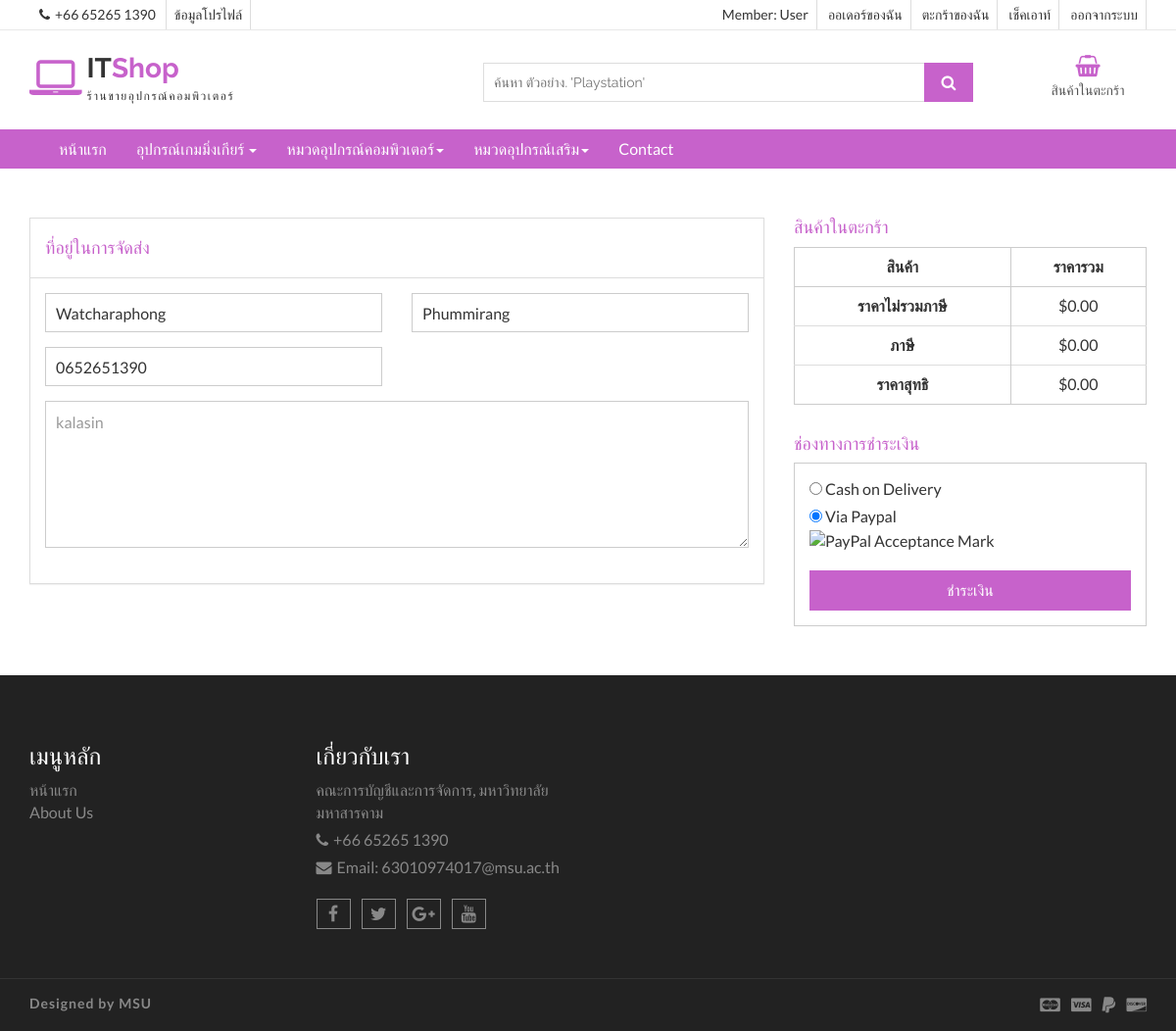
The app's page /checkout.php (signed in) with its own data.
### tables this page shows
CREATE TABLE `member` (
  `mid` int(10) NOT NULL,
  `muser` varchar(100) NOT NULL,
  `mpassword` varchar(100) NOT NULL,
  `fname` varchar(255) NOT NULL,
  `lname` varchar(255) NOT NULL,
  `tel` varchar(10) NOT NULL,
  `memail` varchar(255) NOT NULL,
  `maddress` varchar(255) NOT NULL,
  `image` varchar(255) NOT NULL
);

### checkout.php (the view, shortened to what this page needs)
<!DOCTYPE html>
<html lang="en">
  <head>
    <link href="css/font-awesome.css" rel="stylesheet">
    <link href="css/bootstrap.css" rel="stylesheet">
    <link href="css/jquery.smartmenus.bootstrap.css" rel="stylesheet">
    <link rel="stylesheet" type="text/css" href="css/jquery.simpleLens.css">
    <link rel="stylesheet" type="text/css" href="css/slick.css">
    <link rel="stylesheet" type="text/css" href="css/nouislider.css">
    <link id="switcher" href="css/theme-color/purple-theme.css" rel="stylesheet">
    <link href="css/sequence-theme.modern-slide-in.css" rel="stylesheet" media="all">
    <link href="css/style.css" rel="stylesheet">
  </head>
  <body>
  <header id="aa-header">
    <div class="aa-header-top">
      <div class="container">
        <div class="row">
          <div class="col-md-12">
            <div class="aa-header-top-area">
              <div class="aa-header-top-left">
                <div class="cellphone hidden-xs">
                  <p><span class="fa fa-phone"></span>+66 65265 1390</p>
                </div>
				 <div class="aa-header-top-right">
                <ul class="aa-head-top-nav-right">
					  <?php
                  if(!empty($_COOKIE['muser'])){
                  echo "<li><a href='profile.php?muser={$_COOKIE['muser']}'>ข้อมูลโปรไฟล์</a></li>";
                } ?>
					</ul>
                </div>
              </div>
              <div class="aa-header-top-right">
                <ul class="aa-head-top-nav-right">
                  <?php
                  if(!empty($_COOKIE['muser'])){
                  echo "<li><a>"."Member: ".ucfirst($_COOKIE["muser"])."</a></li>";
                } ?>
  				 <?php
                  if(!empty($_COOKIE['muser'])){
                  echo "<li><a href='m_order.php?muser={$_COOKIE['muser']}'>"."ออเดอร์ของฉัน"."</a></li>";
                } ?>
                  <li class="hidden-xs"><a href="cart.php">ตะกร้าของฉัน</a></li>
                  <li class="hidden-xs"><a href="checkout.php">เช็คเอาท์</a></li>
                  <?php
                  if(!empty($_COOKIE['muser'])){
                  echo "<li><a href='logout.php'>ออกจากระบบ</a></li>";
                } else {
                  echo "<li><a href='login.php'>เข้าสู่ระบบ</a></li>";
                 } ?>
                </ul>
              </div>
            </div>
          </div>
        </div>
      </div>
    </div>
    <div class="aa-header-bottom">
      <div class="container">
        <div class="row">
          <div class="col-md-12">
            <div class="aa-header-bottom-area">
              <div class="aa-logo">
                <a href="index.php">
                  <span class="fa fa-laptop "></span>
                  <p>IT<strong>Shop</strong> <span>ร้านขายอุปกรณ์คอมพิวเตอร์</span></p>
                </a>
              </div>
<div class="aa-cartbox">
<a class="aa-cart-link" href="#">
<span class="fa fa-shopping-basket"></span>
<span class="aa-cart-title">สินค้าในตะกร้า</span>
</a>
</div>
<div class="aa-search-box">
<form method="post" action="index.php">
<input type="text" name="name" id="" placeholder="ค้นหา ตัวอย่าง. 'Playstation' ">
<button type="submit"><span class="fa fa-search"></span></button>
</form>
</div>
            </div>
          </div>
        </div>
      </div>
    </div>
  </header>
  <section id="menu">
    <div class="container">
      <div class="menu-area">
        <div class="navbar navbar-default" role="navigation">
          <div class="navbar-collapse collapse">
						<ul class="nav navbar-nav">
							<li><a href="index.php">หน้าแรก</a>
							</li>
							<li><a href="#">อุปกรณ์เกมมิ่งเกียร์ <span class="caret"></span></a>
							</li>
							<li><a href="#">หมวดอุปกรณ์คอมพิวเตอร์<span class="caret"></span></a>
						  </li>
							<li><a href="#">หมวดอุปกรณ์เสริม<span class="caret"></span></a>
							</li>
							<li><a href="contact.php">Contact</a>
							</li>
						</ul>
					</div>
        </div>
      </div>
    </div>
  </section>
 <section id="checkout">
   <div class="container">
     <div class="row">
       <div class="col-md-12">
        <div class="checkout-area">
          <form method="post" action="ordersSUBMIT.php">
					  <?php
					require('config/config.php');
                  if(isset($_COOKIE['muser'])){
					  $str = "SELECT * FROM `member` WHERE muser='{$_COOKIE['muser']}'; ";
					  $rs = mysqli_query($link,$str);
					  $data = mysqli_fetch_array($rs);}
					  ?>
            <div class="row">
              <div class="col-md-8">
                <div class="checkout-left">
                  <div class="panel-group" id="accordion">
<div class="panel panel-default aa-checkout-billaddress">
<div class="panel-heading">
   <h4 class="panel-title">
   <a data-toggle="collapse" data-parent="#accordion"
   href="#collapseFour">ที่อยู่ในการจัดส่ง
   </a>
   </h4>
</div>
   <div id="collapseFour" class="panel-collapse collapse in">
   <div class="panel-body">
   <div class="row">
   <div class="col-md-6">
   <div class="aa-checkout-single-bill">
   <input type="text" name="name1" placeholder="ชื่อ*" value="<?php echo $data["fname"]; ?>">
</div>
</div>
   <div class="col-md-6">
   <div class="aa-checkout-single-bill">
   <input type="text" name="name2" placeholder="นามสกุล* " value="<?php echo $data["lname"]; ?>">
</div>
</div>
</div>
   <div class="row">
   <div class="col-md-6">
   <div class="aa-checkout-single-bill">
   <input type="tel" name="tel" placeholder="เบอร์โทร*" value="<?php echo $data["tel"]; ?>" >
</div>
</div>
</div>
   <div class="row">
   <div class="col-md-12">
   <div class="aa-checkout-single-bill">
   <textarea cols="8" name="address" rows="3" placeholder="ที่อยู่*" ><?php echo $data["maddress"]; ?></textarea>
</div>
</div>
</div>
</div>
</div>
</div>
</div>
</div>
</div>
   <div class="col-md-4">
   <div class="checkout-right">
   <h4>สินค้าในตะกร้า</h4>
   <div class="aa-order-summary-area">
   <table class="table table-responsive">
   <thead>
       <tr>
          <th>สินค้า</th>
          <th>ราคารวม</th>
       </tr>
    </thead>
    <tbody>
<tfoot>
  <tr>
      <th>ราคาไม่รวมภาษี</th>
         <td>$<?php echo number_format($item_total,2); ?></td>
  </tr>
         <tr>
            <th>ภาษี</th>
            <td>$<?php echo number_format($item_total*0.07,2); ?></td>
          </tr>
          <tr>
             <th>ราคาสุทธิ</th>
             <td>$<?php echo number_format($item_total+($item_total*0.07),2); ?></td>
          </tr>
</tfoot>
</table>
</div>
<h4>ช่องทางการชำระเงิน</h4>
<div class="aa-payment-method">
<label for="cashdelivery"><input type="radio" id="cashdelivery"
     name="optionsRadios"> Cash on Delivery </label>
<label for="paypal"><input type="radio" id="paypal"
     name="optionsRadios" checked> Via Paypal </label>
<img src="https://www.paypalobjects.com/webstatic/mktg/logo/AM_mc_vs_dc_ae.jpg"
     border="0" alt="PayPal Acceptance Mark">
                    <input type="submit" name="orderok"
                           value="ชำระเงิน" class="aa-browse-btn">
                  </div>
                </div>
              </div>
            </div>
          </form>
         </div>
       </div>
     </div>
   </div>
</section>
  <footer id="aa-footer">
    <div class="aa-footer-top">
     <div class="container">
        <div class="row">
        <div class="col-md-12">
          <div class="aa-footer-top-area">
            <div class="row">
              <div class="col-md-3 col-sm-6">
                <div class="aa-footer-widget">
                  <h3>เมนูหลัก</h3>
                  <ul class="aa-footer-nav">
                    <li><a href="#">หน้าแรก</a></li>
                    <li><a href="#">About Us</a></li>
                  </ul>
                </div>
              </div>
              <div class="col-md-3 col-sm-6">
                <div class="aa-footer-widget">
                  <div class="aa-footer-widget">
                    <h3>เกี่ยวกับเรา</h3>
                    <address>
                      <p> คณะการบัญชีและการจัดการ, มหาวิทยาลัยมหาสารคาม</p>
                      <p><span class="fa fa-phone"></span>+66 65265 1390</p>
                      <p><span class="fa fa-envelope"></span>Email: 63010974017@msu.ac.th</p>
                    </address>
                    <div class="aa-footer-social">
                      <a href="https://web.facebook.com/watcharapo.poomirung8709/"><span class="fa fa-facebook"></span></a>
                      <a href="#"><span class="fa fa-twitter"></span></a>
                      <a href="#"><span class="fa fa-google-plus"></span></a>
                      <a href="#"><span class="fa fa-youtube"></span></a>
                    </div>
                  </div>
                </div>
              </div>
            </div>
          </div>
        </div>
      </div>
     </div>
    </div>
    <div class="aa-footer-bottom">
      <div class="container">
        <div class="row">
        <div class="col-md-12">
          <div class="aa-footer-bottom-area">
            <p>Designed by <a href="http://www.markups.io/">MSU</a></p>
            <div class="aa-footer-payment">
              <span class="fa fa-cc-mastercard"></span>
              <span class="fa fa-cc-visa"></span>
              <span class="fa fa-paypal"></span>
              <span class="fa fa-cc-discover"></span>
            </div>
          </div>
        </div>
      </div>
      </div>
    </div>
  </footer>
  </body>
</html>

### css/theme-color/purple-theme.css (style rules this page uses)
.aa-browse-btn { background-color: #c762cb; border: 1px solid #c762cb; }
#aa-header .aa-header-bottom .aa-header-bottom-area .aa-logo a > span { color: #c762cb; }
#aa-header .aa-header-bottom .aa-header-bottom-area .aa-logo a strong { color: #c762cb; }
#aa-header .aa-header-bottom .aa-header-bottom-area .aa-search-box button { background-color: #c762cb; }
#aa-header .aa-header-bottom .aa-cartbox .aa-cart-link { color: #c762cb; }
#menu { background-color: #c762cb; }
#checkout .checkout-area .checkout-left .panel-group .panel-default .panel-heading .panel-title a { color: #c762cb; }
#checkout .checkout-area .checkout-right h4 { color: #c762cb; }

### records on screen
member: name1 "Watcharaphong", name2 "Phummirang", tel "0652651390", address "kalasin"

### other values on screen
$_COOKIE["muser"] "User"
$item_total "0.00"
$item_total*0.07 "0.00"
$item_total+($item_total*0.07) "0.00"
